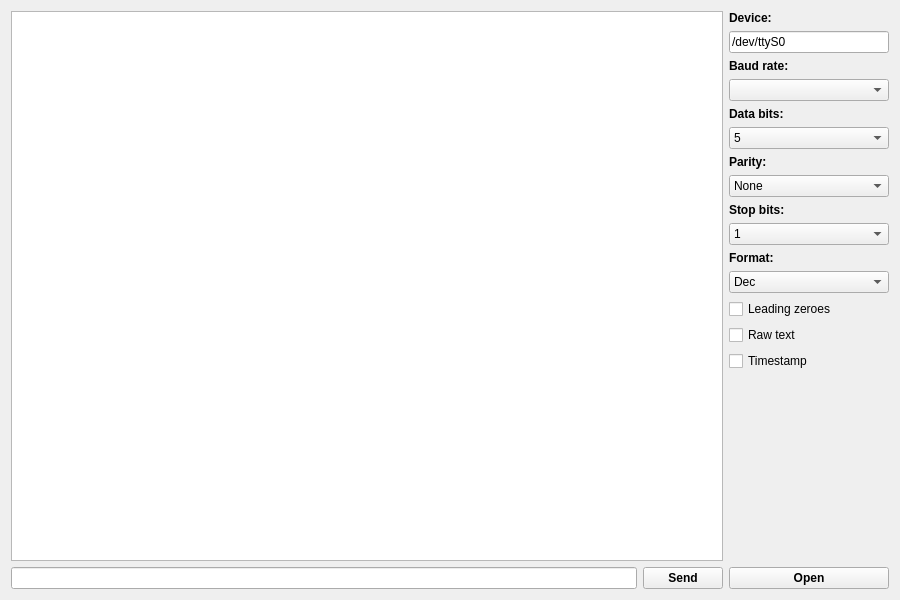
<?xml version="1.0" encoding="UTF-8"?>
<ui version="4.0">
 <class>Dialog</class>
 <widget class="QDialog" name="Dialog">
  <property name="geometry">
   <rect>
    <x>0</x>
    <y>0</y>
    <width>900</width>
    <height>600</height>
   </rect>
  </property>
  <property name="windowTitle">
   <string>BSC debugger - 1.2.1</string>
  </property>
  <layout class="QGridLayout" name="gridLayout">
   <item row="0" column="0" rowspan="17">
    <layout class="QVBoxLayout" name="verticalLayout_2">
     <property name="sizeConstraint">
      <enum>QLayout::SetMaximumSize</enum>
     </property>
     <item>
      <widget class="QTextEdit" name="textEditTraffic"/>
     </item>
     <item>
      <layout class="QHBoxLayout" name="horizontalLayout">
       <item>
        <widget class="QLineEdit" name="lineEditData"/>
       </item>
       <item>
        <widget class="QPushButton" name="pushButtonSend">
         <property name="font">
          <font>
           <weight>75</weight>
           <bold>true</bold>
          </font>
         </property>
         <property name="text">
          <string>Send</string>
         </property>
         <property name="autoDefault">
          <bool>false</bool>
         </property>
        </widget>
       </item>
      </layout>
     </item>
    </layout>
   </item>
   <item row="0" column="1">
    <widget class="QLabel" name="labelDevice">
     <property name="font">
      <font>
       <weight>75</weight>
       <bold>true</bold>
      </font>
     </property>
     <property name="text">
      <string>Device:</string>
     </property>
    </widget>
   </item>
   <item row="1" column="1">
    <widget class="QLineEdit" name="lineEditDevice">
     <property name="minimumSize">
      <size>
       <width>160</width>
       <height>0</height>
      </size>
     </property>
     <property name="maximumSize">
      <size>
       <width>160</width>
       <height>16777215</height>
      </size>
     </property>
     <property name="text">
      <string>/dev/ttyS0</string>
     </property>
    </widget>
   </item>
   <item row="2" column="1">
    <widget class="QLabel" name="labelBaudRate">
     <property name="font">
      <font>
       <weight>75</weight>
       <bold>true</bold>
      </font>
     </property>
     <property name="text">
      <string>Baud rate:</string>
     </property>
    </widget>
   </item>
   <item row="3" column="1">
    <widget class="QComboBox" name="comboBoxBaudRate"/>
   </item>
   <item row="15" column="1">
    <spacer name="verticalSpacer">
     <property name="orientation">
      <enum>Qt::Vertical</enum>
     </property>
     <property name="sizeHint" stdset="0">
      <size>
       <width>20</width>
       <height>70</height>
      </size>
     </property>
    </spacer>
   </item>
   <item row="4" column="1">
    <widget class="QLabel" name="labelDataBits">
     <property name="font">
      <font>
       <weight>75</weight>
       <bold>true</bold>
      </font>
     </property>
     <property name="text">
      <string>Data bits:</string>
     </property>
    </widget>
   </item>
   <item row="5" column="1">
    <widget class="QComboBox" name="comboBoxDataBits">
     <item>
      <property name="text">
       <string>5</string>
      </property>
     </item>
     <item>
      <property name="text">
       <string>6</string>
      </property>
     </item>
     <item>
      <property name="text">
       <string>7</string>
      </property>
     </item>
     <item>
      <property name="text">
       <string>8</string>
      </property>
     </item>
    </widget>
   </item>
   <item row="6" column="1">
    <widget class="QLabel" name="labelParity">
     <property name="font">
      <font>
       <weight>75</weight>
       <bold>true</bold>
      </font>
     </property>
     <property name="text">
      <string>Parity:</string>
     </property>
    </widget>
   </item>
   <item row="7" column="1">
    <widget class="QComboBox" name="comboBoxParity">
     <item>
      <property name="text">
       <string>None</string>
      </property>
     </item>
     <item>
      <property name="text">
       <string>Even</string>
      </property>
     </item>
     <item>
      <property name="text">
       <string>Odd</string>
      </property>
     </item>
     <item>
      <property name="text">
       <string>Mark</string>
      </property>
     </item>
     <item>
      <property name="text">
       <string>Space</string>
      </property>
     </item>
    </widget>
   </item>
   <item row="8" column="1">
    <widget class="QLabel" name="labelStopBits">
     <property name="font">
      <font>
       <weight>75</weight>
       <bold>true</bold>
      </font>
     </property>
     <property name="text">
      <string>Stop bits:</string>
     </property>
    </widget>
   </item>
   <item row="9" column="1">
    <widget class="QComboBox" name="comboBoxStopBits">
     <item>
      <property name="text">
       <string>1</string>
      </property>
     </item>
     <item>
      <property name="text">
       <string>1.5</string>
      </property>
     </item>
     <item>
      <property name="text">
       <string>2</string>
      </property>
     </item>
    </widget>
   </item>
   <item row="10" column="1">
    <widget class="QLabel" name="labelFormat">
     <property name="font">
      <font>
       <weight>75</weight>
       <bold>true</bold>
      </font>
     </property>
     <property name="text">
      <string>Format:</string>
     </property>
    </widget>
   </item>
   <item row="11" column="1">
    <widget class="QComboBox" name="comboBoxFormat">
     <property name="minimumSize">
      <size>
       <width>160</width>
       <height>0</height>
      </size>
     </property>
     <property name="maximumSize">
      <size>
       <width>160</width>
       <height>16777215</height>
      </size>
     </property>
     <property name="currentIndex">
      <number>2</number>
     </property>
     <item>
      <property name="text">
       <string>Bin</string>
      </property>
     </item>
     <item>
      <property name="text">
       <string>Oct</string>
      </property>
     </item>
     <item>
      <property name="text">
       <string>Dec</string>
      </property>
     </item>
     <item>
      <property name="text">
       <string>Hex</string>
      </property>
     </item>
    </widget>
   </item>
   <item row="12" column="1">
    <widget class="QCheckBox" name="checkBoxLeadingZeroes">
     <property name="text">
      <string>Leading zeroes</string>
     </property>
    </widget>
   </item>
   <item row="13" column="1">
    <widget class="QCheckBox" name="checkBoxRawText">
     <property name="text">
      <string>Raw text</string>
     </property>
    </widget>
   </item>
   <item row="14" column="1">
    <widget class="QCheckBox" name="checkBoxTimestamp">
     <property name="text">
      <string>Timestamp</string>
     </property>
    </widget>
   </item>
   <item row="16" column="1">
    <widget class="QPushButton" name="pushButtonOpenClose">
     <property name="font">
      <font>
       <weight>75</weight>
       <bold>true</bold>
      </font>
     </property>
     <property name="text">
      <string>Open</string>
     </property>
     <property name="autoDefault">
      <bool>false</bool>
     </property>
    </widget>
   </item>
  </layout>
 </widget>
 <tabstops>
  <tabstop>lineEditDevice</tabstop>
  <tabstop>lineEditData</tabstop>
  <tabstop>pushButtonSend</tabstop>
  <tabstop>comboBoxFormat</tabstop>
  <tabstop>checkBoxTimestamp</tabstop>
  <tabstop>textEditTraffic</tabstop>
 </tabstops>
 <resources/>
 <connections/>
</ui>
